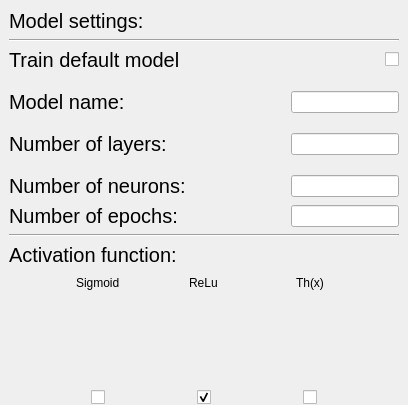
            <widget class="QFrame" name="frame_3">
             <property name="frameShape">
              <enum>QFrame::NoFrame</enum>
             </property>
             <property name="frameShadow">
              <enum>QFrame::Raised</enum>
             </property>
             <layout class="QVBoxLayout" name="verticalLayout_5">
              <property name="spacing">
               <number>0</number>
              </property>
              <property name="leftMargin">
               <number>0</number>
              </property>
              <property name="topMargin">
               <number>0</number>
              </property>
              <property name="rightMargin">
               <number>0</number>
              </property>
              <property name="bottomMargin">
               <number>0</number>
              </property>
              <item>
               <widget class="QFrame" name="frame_5">
                <property name="sizePolicy">
                 <sizepolicy hsizetype="Preferred" vsizetype="Fixed">
                  <horstretch>0</horstretch>
                  <verstretch>0</verstretch>
                 </sizepolicy>
                </property>
                <property name="frameShape">
                 <enum>QFrame::NoFrame</enum>
                </property>
                <property name="frameShadow">
                 <enum>QFrame::Raised</enum>
                </property>
                <layout class="QVBoxLayout" name="verticalLayout_6">
                 <item alignment="Qt::AlignLeft|Qt::AlignTop">
                  <widget class="QLabel" name="label_2">
                   <property name="font">
                    <font>
                     <pointsize>15</pointsize>
                     <weight>50</weight>
                     <bold>false</bold>
                     <kerning>true</kerning>
                    </font>
                   </property>
                   <property name="text">
                    <string>Model settings: </string>
                   </property>
                  </widget>
                 </item>
                 <item>
                  <widget class="Line" name="line">
                   <property name="orientation">
                    <enum>Qt::Horizontal</enum>
                   </property>
                  </widget>
                 </item>
                 <item>
                  <widget class="QFrame" name="frame_17">
                   <property name="font">
                    <font>
                     <pointsize>15</pointsize>
                     <kerning>true</kerning>
                    </font>
                   </property>
                   <property name="frameShape">
                    <enum>QFrame::NoFrame</enum>
                   </property>
                   <property name="frameShadow">
                    <enum>QFrame::Raised</enum>
                   </property>
                   <property name="lineWidth">
                    <number>0</number>
                   </property>
                   <layout class="QHBoxLayout" name="horizontalLayout_10">
                    <property name="spacing">
                     <number>0</number>
                    </property>
                    <property name="leftMargin">
                     <number>0</number>
                    </property>
                    <property name="topMargin">
                     <number>0</number>
                    </property>
                    <property name="rightMargin">
                     <number>0</number>
                    </property>
                    <property name="bottomMargin">
                     <number>0</number>
                    </property>
                    <item>
                     <widget class="QLabel" name="label_16">
                      <property name="font">
                       <font>
                        <pointsize>15</pointsize>
                       </font>
                      </property>
                      <property name="text">
                       <string>Train default model</string>
                      </property>
                     </widget>
                    </item>
                    <item alignment="Qt::AlignRight">
                     <widget class="QCheckBox" name="ch_default">
                      <property name="enabled">
                       <bool>true</bool>
                      </property>
                      <property name="cursor">
                       <cursorShape>PointingHandCursor</cursorShape>
                      </property>
                      <property name="text">
                       <string/>
                      </property>
                      <property name="checked">
                       <bool>false</bool>
                      </property>
                      <property name="autoRepeat">
                       <bool>true</bool>
                      </property>
                     </widget>
                    </item>
                   </layout>
                  </widget>
                 </item>
                </layout>
               </widget>
              </item>
              <item>
               <widget class="QFrame" name="frame_6">
                <property name="sizePolicy">
                 <sizepolicy hsizetype="Preferred" vsizetype="Fixed">
                  <horstretch>0</horstretch>
                  <verstretch>0</verstretch>
                 </sizepolicy>
                </property>
                <property name="frameShape">
                 <enum>QFrame::NoFrame</enum>
                </property>
                <property name="frameShadow">
                 <enum>QFrame::Raised</enum>
                </property>
                <layout class="QHBoxLayout" name="horizontalLayout_2">
                 <item>
                  <widget class="QLabel" name="label_3">
                   <property name="font">
                    <font>
                     <pointsize>15</pointsize>
                     <kerning>true</kerning>
                    </font>
                   </property>
                   <property name="text">
                    <string>Model name:</string>
                   </property>
                  </widget>
                 </item>
                 <item>
                  <spacer name="horizontalSpacer">
                   <property name="orientation">
                    <enum>Qt::Horizontal</enum>
                   </property>
                   <property name="sizeHint" stdset="0">
                    <size>
                     <width>40</width>
                     <height>20</height>
                    </size>
                   </property>
                  </spacer>
                 </item>
                 <item>
                  <widget class="QLineEdit" name="model_name">
                   <property name="sizePolicy">
                    <sizepolicy hsizetype="Fixed" vsizetype="Fixed">
                     <horstretch>0</horstretch>
                     <verstretch>0</verstretch>
                    </sizepolicy>
                   </property>
                   <property name="text">
                    <string/>
                   </property>
                  </widget>
                 </item>
                </layout>
               </widget>
              </item>
              <item>
               <widget class="QFrame" name="frame_7">
                <property name="frameShape">
                 <enum>QFrame::NoFrame</enum>
                </property>
                <property name="frameShadow">
                 <enum>QFrame::Raised</enum>
                </property>
                <layout class="QVBoxLayout" name="verticalLayout_7">
                 <property name="spacing">
                  <number>0</number>
                 </property>
                 <property name="leftMargin">
                  <number>0</number>
                 </property>
                 <property name="topMargin">
                  <number>0</number>
                 </property>
                 <property name="rightMargin">
                  <number>0</number>
                 </property>
                 <property name="bottomMargin">
                  <number>0</number>
                 </property>
                 <item>
                  <widget class="QFrame" name="frame_13">
                   <property name="sizePolicy">
                    <sizepolicy hsizetype="Preferred" vsizetype="Fixed">
                     <horstretch>0</horstretch>
                     <verstretch>0</verstretch>
                    </sizepolicy>
                   </property>
                   <property name="frameShape">
                    <enum>QFrame::NoFrame</enum>
                   </property>
                   <property name="frameShadow">
                    <enum>QFrame::Raised</enum>
                   </property>
                   <layout class="QHBoxLayout" name="horizontalLayout_6">
                    <item>
                     <widget class="QLabel" name="label_11">
                      <property name="font">
                       <font>
                        <pointsize>15</pointsize>
                        <kerning>true</kerning>
                       </font>
                      </property>
                      <property name="text">
                       <string>Number of layers: </string>
                      </property>
                     </widget>
                    </item>
                    <item>
                     <spacer name="horizontalSpacer_4">
                      <property name="orientation">
                       <enum>Qt::Horizontal</enum>
                      </property>
                      <property name="sizeHint" stdset="0">
                       <size>
                        <width>40</width>
                        <height>20</height>
                       </size>
                      </property>
                     </spacer>
                    </item>
                    <item>
                     <widget class="QLineEdit" name="num_layers">
                      <property name="sizePolicy">
                       <sizepolicy hsizetype="Fixed" vsizetype="Fixed">
                        <horstretch>0</horstretch>
                        <verstretch>0</verstretch>
                       </sizepolicy>
                      </property>
                      <property name="text">
                       <string/>
                      </property>
                     </widget>
                    </item>
                   </layout>
                  </widget>
                 </item>
                 <item>
                  <widget class="QFrame" name="frame_9">
                   <property name="sizePolicy">
                    <sizepolicy hsizetype="Preferred" vsizetype="Fixed">
                     <horstretch>0</horstretch>
                     <verstretch>0</verstretch>
                    </sizepolicy>
                   </property>
                   <property name="frameShape">
                    <enum>QFrame::NoFrame</enum>
                   </property>
                   <property name="frameShadow">
                    <enum>QFrame::Raised</enum>
                   </property>
                   <layout class="QVBoxLayout" name="verticalLayout_8">
                    <item>
                     <widget class="QFrame" name="frame_18">
                      <property name="frameShape">
                       <enum>QFrame::NoFrame</enum>
                      </property>
                      <property name="frameShadow">
                       <enum>QFrame::Raised</enum>
                      </property>
                      <layout class="QHBoxLayout" name="horizontalLayout_4">
                       <property name="spacing">
                        <number>0</number>
                       </property>
                       <property name="leftMargin">
                        <number>0</number>
                       </property>
                       <property name="topMargin">
                        <number>0</number>
                       </property>
                       <property name="rightMargin">
                        <number>0</number>
                       </property>
                       <property name="bottomMargin">
                        <number>0</number>
                       </property>
                       <item>
                        <widget class="QLabel" name="label_13">
                         <property name="font">
                          <font>
                           <pointsize>15</pointsize>
                           <kerning>true</kerning>
                          </font>
                         </property>
                         <property name="text">
                          <string>Number of neurons:</string>
                         </property>
                        </widget>
                       </item>
                       <item>
                        <spacer name="horizontalSpacer_5">
                         <property name="orientation">
                          <enum>Qt::Horizontal</enum>
                         </property>
                         <property name="sizeHint" stdset="0">
                          <size>
                           <width>105</width>
                           <height>18</height>
                          </size>
                         </property>
                        </spacer>
                       </item>
                       <item>
                        <widget class="QLineEdit" name="num_neuron">
                         <property name="sizePolicy">
                          <sizepolicy hsizetype="Fixed" vsizetype="Fixed">
                           <horstretch>0</horstretch>
                           <verstretch>0</verstretch>
                          </sizepolicy>
                         </property>
                         <property name="text">
                          <string/>
                         </property>
                        </widget>
                       </item>
                      </layout>
                     </widget>
                    </item>
                    <item>
                     <widget class="QFrame" name="frame_20">
                      <property name="frameShape">
                       <enum>QFrame::NoFrame</enum>
                      </property>
                      <property name="frameShadow">
                       <enum>QFrame::Raised</enum>
                      </property>
                      <layout class="QHBoxLayout" name="horizontalLayout_11">
                       <property name="spacing">
                        <number>0</number>
                       </property>
                       <property name="leftMargin">
                        <number>0</number>
                       </property>
                       <property name="topMargin">
                        <number>0</number>
                       </property>
                       <property name="rightMargin">
                        <number>0</number>
                       </property>
                       <property name="bottomMargin">
                        <number>0</number>
                       </property>
                       <item>
                        <widget class="QLabel" name="label_18">
                         <property name="font">
                          <font>
                           <pointsize>15</pointsize>
                           <kerning>true</kerning>
                          </font>
                         </property>
                         <property name="text">
                          <string>Number of epochs:</string>
                         </property>
                        </widget>
                       </item>
                       <item>
                        <spacer name="horizontalSpacer_9">
                         <property name="orientation">
                          <enum>Qt::Horizontal</enum>
                         </property>
                         <property name="sizeHint" stdset="0">
                          <size>
                           <width>105</width>
                           <height>18</height>
                          </size>
                         </property>
                        </spacer>
                       </item>
                       <item>
                        <widget class="QLineEdit" name="num_epochs">
                         <property name="sizePolicy">
                          <sizepolicy hsizetype="Fixed" vsizetype="Fixed">
                           <horstretch>0</horstretch>
                           <verstretch>0</verstretch>
                          </sizepolicy>
                         </property>
                         <property name="text">
                          <string/>
                         </property>
                        </widget>
                       </item>
                      </layout>
                     </widget>
                    </item>
                    <item>
                     <widget class="Line" name="line_3">
                      <property name="orientation">
                       <enum>Qt::Horizontal</enum>
                      </property>
                     </widget>
                    </item>
                    <item alignment="Qt::AlignLeft|Qt::AlignTop">
                     <widget class="QLabel" name="label_4">
                      <property name="sizePolicy">
                       <sizepolicy hsizetype="Preferred" vsizetype="Expanding">
                        <horstretch>0</horstretch>
                        <verstretch>0</verstretch>
                       </sizepolicy>
                      </property>
                      <property name="font">
                       <font>
                        <pointsize>15</pointsize>
                        <kerning>true</kerning>
                       </font>
                      </property>
                      <property name="text">
                       <string>Activation function:</string>
                      </property>
                     </widget>
                    </item>
                   </layout>
                  </widget>
                 </item>
                 <item alignment="Qt::AlignHCenter">
                  <widget class="QFrame" name="frame_8">
                   <property name="frameShape">
                    <enum>QFrame::NoFrame</enum>
                   </property>
                   <property name="frameShadow">
                    <enum>QFrame::Raised</enum>
                   </property>
                   <layout class="QHBoxLayout" name="horizontalLayout_3">
                    <property name="leftMargin">
                     <number>12</number>
                    </property>
                    <property name="topMargin">
                     <number>0</number>
                    </property>
                    <property name="rightMargin">
                     <number>12</number>
                    </property>
                    <property name="bottomMargin">
                     <number>0</number>
                    </property>
                    <item>
                     <widget class="QFrame" name="frame_10">
                      <property name="frameShape">
                       <enum>QFrame::NoFrame</enum>
                      </property>
                      <property name="frameShadow">
                       <enum>QFrame::Raised</enum>
                      </property>
                      <property name="lineWidth">
                       <number>0</number>
                      </property>
                      <layout class="QVBoxLayout" name="verticalLayout_9">
                       <property name="spacing">
                        <number>0</number>
                       </property>
                       <property name="leftMargin">
                        <number>0</number>
                       </property>
                       <property name="topMargin">
                        <number>0</number>
                       </property>
                       <property name="rightMargin">
                        <number>0</number>
                       </property>
                       <property name="bottomMargin">
                        <number>0</number>
                       </property>
                       <item alignment="Qt::AlignHCenter|Qt::AlignTop">
                        <widget class="QLabel" name="label_5">
                         <property name="text">
                          <string>Sigmoid</string>
                         </property>
                        </widget>
                       </item>
                       <item alignment="Qt::AlignHCenter">
                        <widget class="QLabel" name="sigmoid">
                         <property name="sizePolicy">
                          <sizepolicy hsizetype="Preferred" vsizetype="Preferred">
                           <horstretch>0</horstretch>
                           <verstretch>0</verstretch>
                          </sizepolicy>
                         </property>
                         <property name="minimumSize">
                          <size>
                           <width>100</width>
                           <height>100</height>
                          </size>
                         </property>
                         <property name="maximumSize">
                          <size>
                           <width>150</width>
                           <height>150</height>
                          </size>
                         </property>
                         <property name="font">
                          <font>
                           <pointsize>15</pointsize>
                           <kerning>true</kerning>
                          </font>
                         </property>
                         <property name="styleSheet">
                          <string notr="true"/>
                         </property>
                         <property name="text">
                          <string/>
                         </property>
                         <property name="alignment">
                          <set>Qt::AlignCenter</set>
                         </property>
                        </widget>
                       </item>
                       <item alignment="Qt::AlignHCenter">
                        <widget class="QCheckBox" name="cb_sigmoid">
                         <property name="sizePolicy">
                          <sizepolicy hsizetype="Minimum" vsizetype="Fixed">
                           <horstretch>0</horstretch>
                           <verstretch>0</verstretch>
                          </sizepolicy>
                         </property>
                         <property name="baseSize">
                          <size>
                           <width>0</width>
                           <height>0</height>
                          </size>
                         </property>
                         <property name="font">
                          <font>
                           <pointsize>15</pointsize>
                           <kerning>true</kerning>
                          </font>
                         </property>
                         <property name="cursor">
                          <cursorShape>PointingHandCursor</cursorShape>
                         </property>
                         <property name="autoFillBackground">
                          <bool>false</bool>
                         </property>
                         <property name="text">
                          <string/>
                         </property>
                         <property name="checked">
                          <bool>false</bool>
                         </property>
                         <property name="autoRepeat">
                          <bool>false</bool>
                         </property>
                        </widget>
                       </item>
                      </layout>
                     </widget>
                    </item>
                    <item>
                     <widget class="QFrame" name="frame_11">
                      <property name="cursor">
                       <cursorShape>PointingHandCursor</cursorShape>
                      </property>
                      <property name="frameShape">
                       <enum>QFrame::NoFrame</enum>
                      </property>
                      <property name="frameShadow">
                       <enum>QFrame::Raised</enum>
                      </property>
                      <property name="lineWidth">
                       <number>0</number>
                      </property>
                      <layout class="QVBoxLayout" name="verticalLayout_10">
                       <property name="spacing">
                        <number>0</number>
                       </property>
                       <property name="leftMargin">
                        <number>0</number>
                       </property>
                       <property name="topMargin">
                        <number>0</number>
                       </property>
                       <property name="rightMargin">
                        <number>0</number>
                       </property>
                       <property name="bottomMargin">
                        <number>0</number>
                       </property>
                       <item alignment="Qt::AlignHCenter|Qt::AlignTop">
                        <widget class="QLabel" name="label_6">
                         <property name="text">
                          <string>ReLu</string>
                         </property>
                        </widget>
                       </item>
                       <item alignment="Qt::AlignHCenter">
                        <widget class="QLabel" name="relu">
                         <property name="sizePolicy">
                          <sizepolicy hsizetype="Preferred" vsizetype="Preferred">
                           <horstretch>0</horstretch>
                           <verstretch>0</verstretch>
                          </sizepolicy>
                         </property>
                         <property name="minimumSize">
                          <size>
                           <width>100</width>
                           <height>100</height>
                          </size>
                         </property>
                         <property name="maximumSize">
                          <size>
                           <width>150</width>
                           <height>150</height>
                          </size>
                         </property>
                         <property name="font">
                          <font>
                           <pointsize>15</pointsize>
                           <kerning>true</kerning>
                          </font>
                         </property>
                         <property name="lineWidth">
                          <number>0</number>
                         </property>
                         <property name="text">
                          <string/>
                         </property>
                         <property name="alignment">
                          <set>Qt::AlignCenter</set>
                         </property>
                        </widget>
                       </item>
                       <item alignment="Qt::AlignHCenter">
                        <widget class="QCheckBox" name="cb_relu">
                         <property name="text">
                          <string/>
                         </property>
                         <property name="checked">
                          <bool>true</bool>
                         </property>
                        </widget>
                       </item>
                      </layout>
                     </widget>
                    </item>
                    <item>
                     <widget class="QFrame" name="frame_19">
                      <property name="cursor">
                       <cursorShape>PointingHandCursor</cursorShape>
                      </property>
                      <property name="frameShape">
                       <enum>QFrame::NoFrame</enum>
                      </property>
                      <property name="frameShadow">
                       <enum>QFrame::Raised</enum>
                      </property>
                      <property name="lineWidth">
                       <number>0</number>
                      </property>
                      <layout class="QVBoxLayout" name="verticalLayout_15">
                       <property name="spacing">
                        <number>0</number>
                       </property>
                       <property name="leftMargin">
                        <number>0</number>
                       </property>
                       <property name="topMargin">
                        <number>0</number>
                       </property>
                       <property name="rightMargin">
                        <number>0</number>
                       </property>
                       <property name="bottomMargin">
                        <number>0</number>
                       </property>
                       <item alignment="Qt::AlignHCenter|Qt::AlignTop">
                        <widget class="QLabel" name="label_8">
                         <property name="text">
                          <string>Th(x)</string>
                         </property>
                        </widget>
                       </item>
                       <item alignment="Qt::AlignHCenter">
                        <widget class="QLabel" name="th">
                         <property name="sizePolicy">
                          <sizepolicy hsizetype="Preferred" vsizetype="Preferred">
                           <horstretch>0</horstretch>
                           <verstretch>0</verstretch>
                          </sizepolicy>
                         </property>
                         <property name="minimumSize">
                          <size>
                           <width>100</width>
                           <height>100</height>
                          </size>
                         </property>
                         <property name="maximumSize">
                          <size>
                           <width>150</width>
                           <height>150</height>
                          </size>
                         </property>
                         <property name="font">
                          <font>
                           <pointsize>15</pointsize>
                           <kerning>true</kerning>
                          </font>
                         </property>
                         <property name="lineWidth">
                          <number>0</number>
                         </property>
                         <property name="text">
                          <string/>
                         </property>
                         <property name="alignment">
                          <set>Qt::AlignCenter</set>
                         </property>
                        </widget>
                       </item>
                       <item alignment="Qt::AlignHCenter">
                        <widget class="QCheckBox" name="cb_th">
                         <property name="text">
                          <string/>
                         </property>
                         <property name="checked">
                          <bool>false</bool>
                         </property>
                        </widget>
                       </item>
                      </layout>
                     </widget>
                    </item>
                   </layout>
                  </widget>
                 </item>
                </layout>
               </widget>
              </item>
             </layout>
            </widget>
